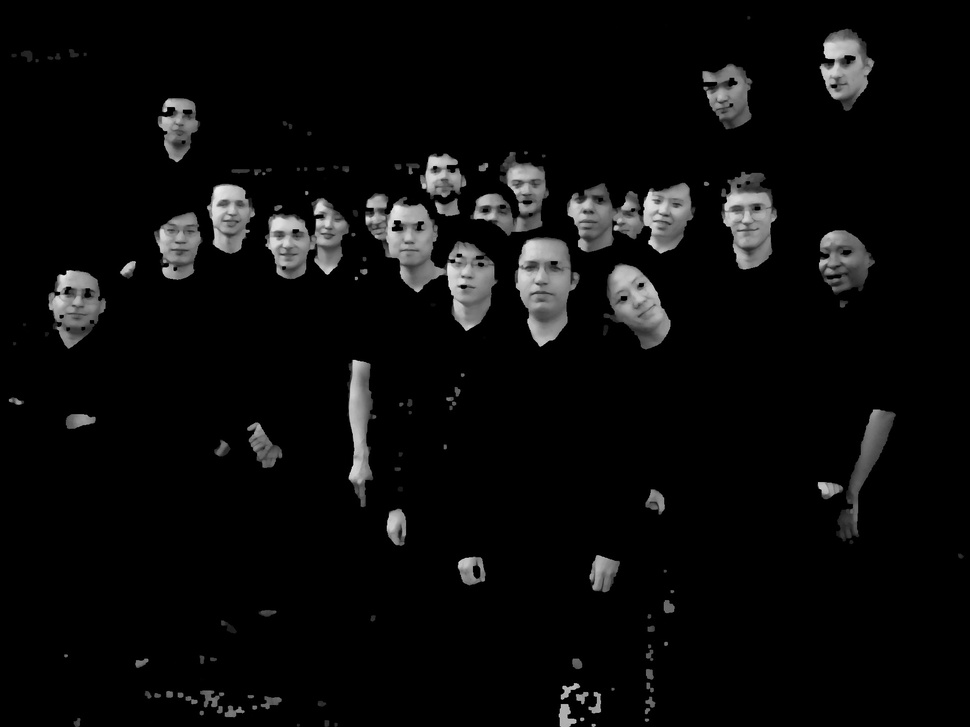
#> input picture Images/Image/opened_img.jpg, 970 x 727 px, shrunk from 1856 x 1392 before the run, found by its file name
$ python HolesFill.py
#> lines starting #> are read from the running program, lines starting #| are printed output that depends on the picture; after the words box and inside, x2 and y2 are one past the last pixel; in counts of white or black regions, pixels touching at a corner belong together
import cv2
import numpy as np
import matplotlib.pyplot as plt

# Đọc ảnh từ file
img = cv2.imread('D:\workspace\DA Python XLA\Image\opened_img.jpg', cv2.IMREAD_GRAYSCALE)
#> img is the input picture: shape (727, 970); min 0, max 245, mean 11.2

# Ngưỡng để tạo ảnh nhị phân
_, binary_img = cv2.threshold(img, 127, 255, cv2.THRESH_BINARY)
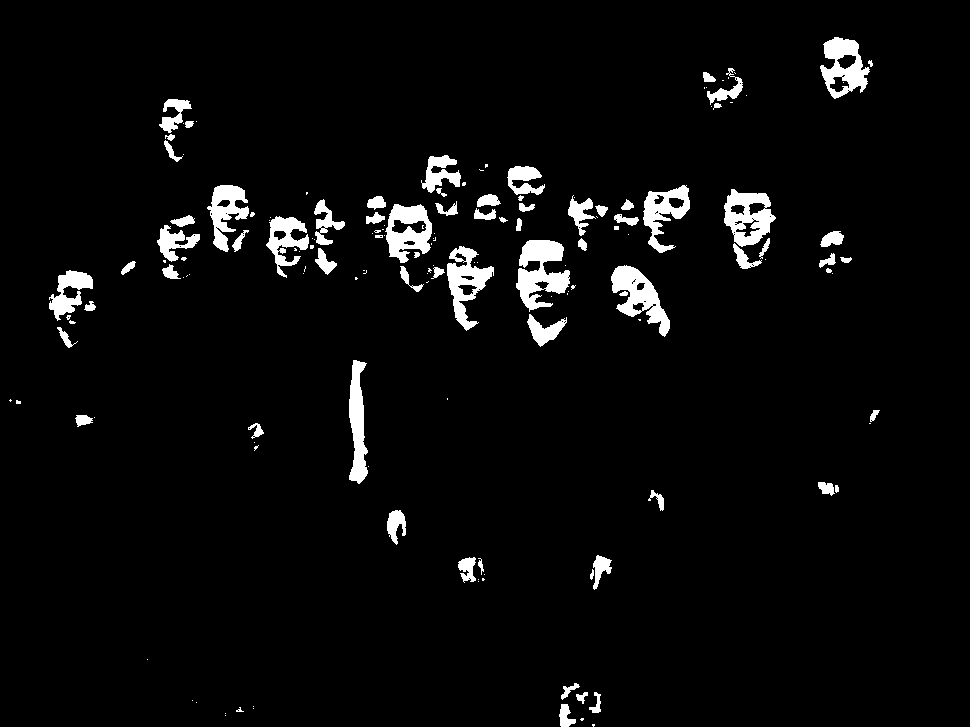
#> binary_img: shape (727, 970); 4.1% white; 158 white regions (85 under 20 px), largest, box (x1, y1, x2, y2) and area: (516, 240, 570, 312) 2193, (611, 265, 670, 337) 1834, (724, 189, 776, 247) 1720

# Tạo structuring element (kernel) cho phép toán closing
kernel = np.ones((1, 1), np.uint8)  # Một kernel hình vuông 5x5, bạn có thể thay đổi kích thước

# Thực hiện phép toán dilation để điền các lỗ trống
filled_img = cv2.morphologyEx(binary_img, cv2.MORPH_CLOSE, kernel)
cv2.imwrite('D:/filled_img.jpg', filled_img)
# Hiển thị ảnh gốc, ảnh nhị phân và ảnh sau khi fill holes
plt.subplot(131), plt.imshow(img, 'gray'), plt.title('Original Image')
plt.subplot(132), plt.imshow(binary_img, 'gray'), plt.title('Binary Image')
plt.subplot(133), plt.imshow(filled_img, 'gray'), plt.title('Filled Holes Image')

plt.show()
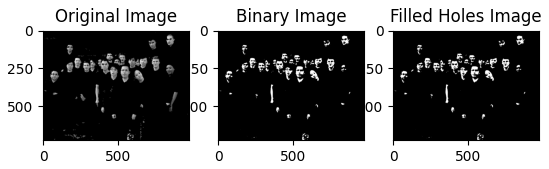
#> figure drawn by matplotlib, 3 panels

$ run again, with Images/Image/His.jpg copied over Images/Image/opened_img.jpg
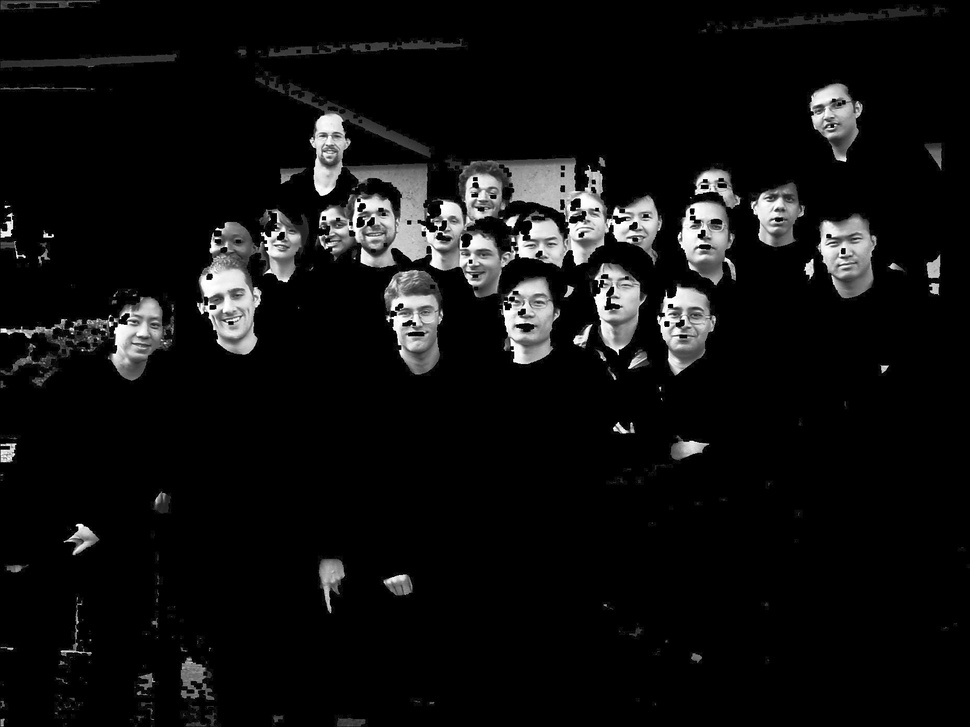
#> input picture Images/Image/His.jpg, 970 x 727 px, shrunk from 1856 x 1392 before the run, found by its file name
#> img is the input picture: shape (727, 970); min 0, max 255, mean 16.4
#> `_, binary_img = cv2.threshold(img, 127, 255, cv2.THRESH_BINARY)`:
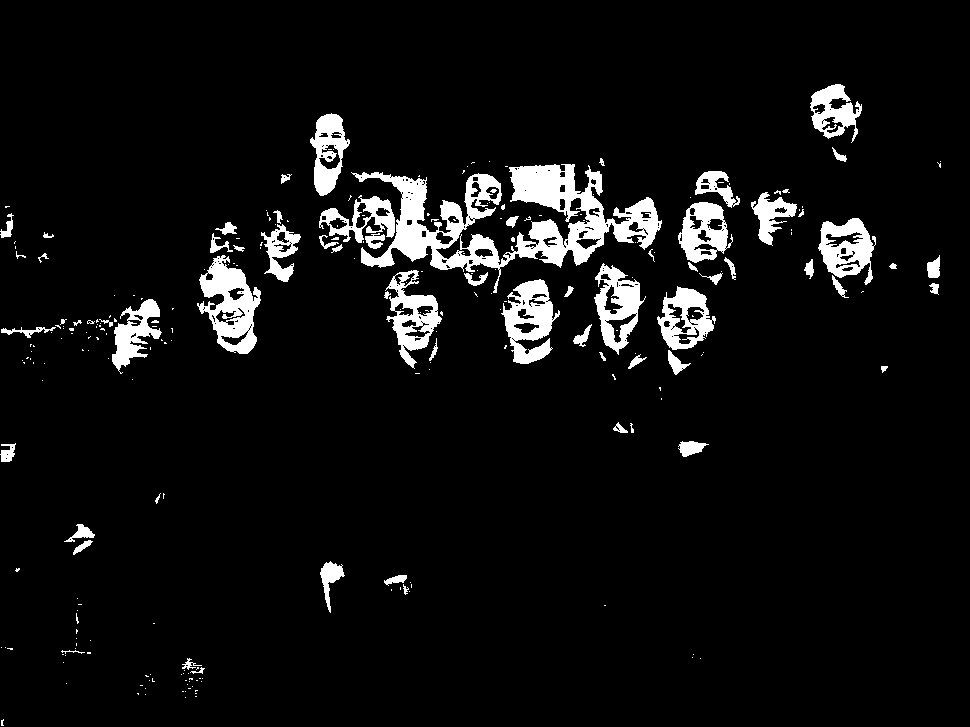
#> binary_img: shape (727, 970); 6.3% white; 257 white regions (190 under 20 px), largest, box (x1, y1, x2, y2) and area: (351, 164, 662, 293) 13183, (197, 255, 261, 354) 3233, (501, 279, 560, 364) 2615
#> `plt.show()`:
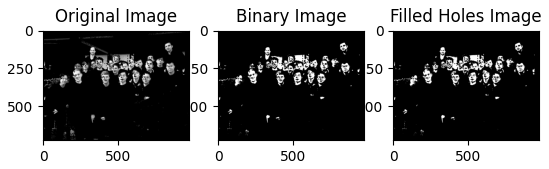
#> figure drawn by matplotlib, 3 panels
